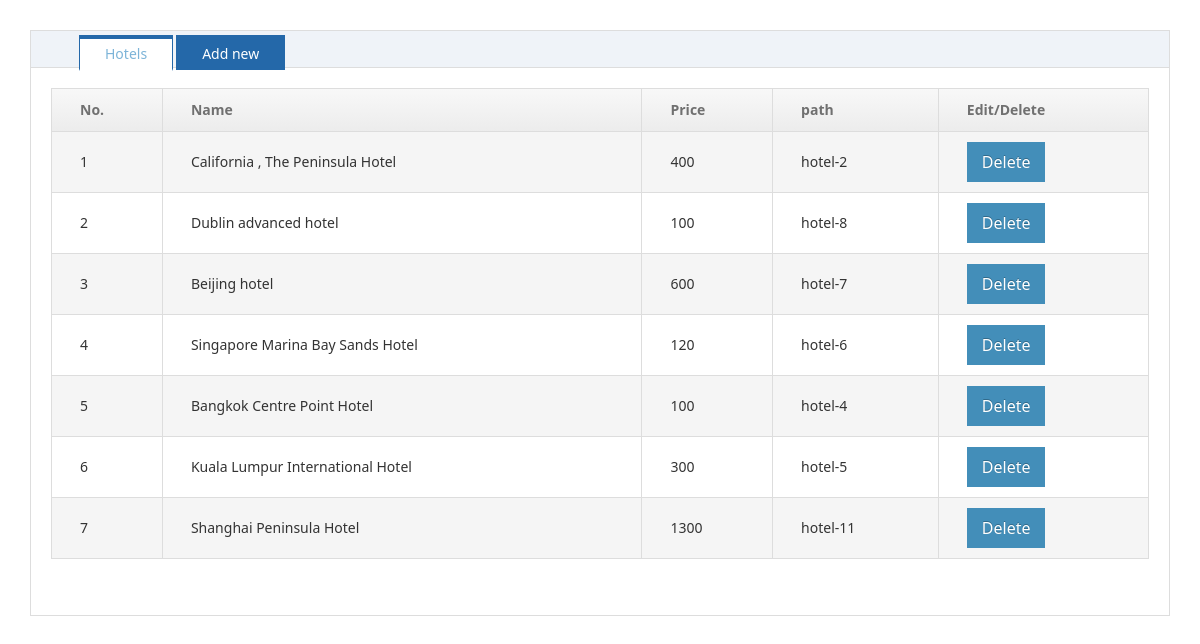
/inbound, run on the app's committed database.
### models.py (models this page shows)
class Hotel(db.Model):
    __tablename__ = 'hotel'
    id = db.Column(db.Integer, primary_key=True, autoincrement=True)
    name = db.Column(db.String(100), nullable=False)
    content = db.Column(db.Text, nullable=False)
    path = db.Column(db.String(100), nullable=False)
    price = db.Column(db.String(100), nullable=False)

### app.py (the view)
@app.route('/inbound')
def inbound():
    context = {
        'hotels': Hotel.query.order_by('id').all()
    }
    return render_template("inbound.html", **context)

### templates/inbound.html (shortened to what this page needs)
<!DOCTYPE html>
<html>
	<head>
		<link rel="stylesheet" />
		<link rel="stylesheet" href="css/Site.css" />
		<link rel="stylesheet" href="css/zy.all.css" />
		<link rel="stylesheet" href="css/font-awesome.min.css" />
		<link rel="stylesheet" href="css/amazeui.min.css" />
		<link rel="stylesheet" href="css/admin.css" />
         <link type="text/css" rel="stylesheet" href="{{ url_for('static',filename='css/Site.css') }}">
      <link type="text/css" rel="stylesheet" href="{{ url_for('static',filename='css/zy.all.css') }}">
	  <link type="text/css" rel="stylesheet" href="{{ url_for('static',filename='css/font-awesome.min.css') }}">
        <link type="text/css" rel="stylesheet" href="{{ url_for('static',filename='css/amazeui.min.css') }}">
         <link type="text/css" rel="stylesheet" href="{{ url_for('static',filename='css/admin.css') }}">
	</head>
	<body>
		<div class="dvcontent">
			<div>
				<div class="tabs" style="margin: 30px;">
					<div class="hd">
						<ul>
							<li class="on" style="box-sizing: initial;-webkit-box-sizing: initial;">Hotels</li>
							 <li class="" style="box-sizing: initial;-webkit-box-sizing: initial;">Add new</li>
						</ul>
					</div>
					<div class="bd">
						<ul style="display: block;padding: 20px;">
							<li>
								<div id="dv1">
									<table class="table" id="tbRecord">
										<thead>
											<tr>
												<th>No.</th>
												<th>Name</th>
												<th>Price</th>
												<th>path</th>
												<th>Edit/Delete</th>
											</tr>
										</thead>
										<tbody>
											 {% for hotel in hotels %}
											<tr>
												<td>{{ hotel.id }}</td>
												<td>{{ hotel.name }}</td>
												<td>{{ hotel.price }}</td>
												<td>{{ hotel.path }}</td>
												<td class="text-right">
                            <form  method="post" action="{{ url_for('hotel_delete',id= hotel.id) }}">
                                <input name="delete" type="submit" value="Delete" onclick="return confirm('确认删除此部门？')" class="btn btn-simple btn-danger btn-icon remove">
                            </form>
                            </td>
											</tr>
										{% endfor %}
										</tbody>
									</table>
								</div>
							</li>
						</ul>
					</div>
				</div>
			</div>
		</div>
	</body>
</html>

### static/css/admin.css (style rules this page uses)
html, body { height: 100%; overflow: hidden; }
ul { margin-top: 0; }

### static/css/zy.form.css (style rules this page uses)
input[type="button"],input[type="submit"],.confirmbtnok ,.alertbtnok { background-color:#438EB9;border-color:#438EB9;color: #fff; border-width:5px; border-style:solid; display: inline-block; text-shadow: 0px -1px 0px rgba(0, 0, 0, 0.25) !important; background-image: none !important; border-radius: 0px; box-shadow: none !important; transition: all 0.15s ease 0s; cursor: pointer; vertical-align: middle; margin: 0px; min-width:52px; padding:4px 10px; position: relative; font-size: 16px; text-align: center; white-space: nowrap; -moz-user-select: none; text-transform: none; font-family: inherit; outline:0px; }

### static/css/zy.layout.css (style rules this page uses)
body { font-family:'Courier New'; }

### static/css/zy.table.css (style rules this page uses)
.table thead tr { color: #707070; font-weight: normal; background: linear-gradient(to bottom, #F8F8F8 0px, #ECECEC 100%) repeat-x scroll 0% 0% #F2F2F2; }
.table thead tr th { border: 1px solid #DDD; text-align:left; text-indent:20px; padding:10px 8px;font-size: 14px; color:#707070; font-weight: 700; }
.table tbody tr td { border: 1px solid #DDD;text-indent:20px;text-align:left;padding:10px 8px;font-size: 14px; }
.table tbody tr:nth-child(2n+1) { background-color:#F5F5F5; }

### static/css/zy.tabs.css (style rules this page uses)
.tabs { border: 1px solid #ddd; text-align: left; margin: 30px; }
.tabs > .hd { height: 37px; line-height: 30px; background: #EFF3F8; padding: 0px 20px; border-bottom: 1px solid #ddd; position: relative; }
.tabs > .hd > ul { float: left; position: absolute; left: 20px; top: -1px; height: 28px; font-size: 14px; }
.tabs > .hd > ul > li { float: left; padding: 0 25px; cursor: pointer; background: #2468a9; margin-right: 3px; margin-top: 5px; color: white; border: 1px solid #2468a9; border-top: 4px solid #2468a9; }
.tabs > .hd > ul > li.on { height: 30px; background: #fff; border-bottom: 2px solid #fff; color: #7DB4D8; }

### data on the page
Hotel: id "1", name "California , The Peninsula Hotel", price "400", path "hotel-2"
Hotel: id "2", name "Dublin advanced hotel", price "100", path "hotel-8"
Hotel: id "3", name "Beijing hotel", price "600", path "hotel-7"
Hotel: id "4", name "Singapore Marina Bay Sands Hotel", price "120", path "hotel-6"
Hotel: id "5", name "Bangkok Centre Point Hotel", price "100", path "hotel-4"
Hotel: id "6", name "Kuala Lumpur International Hotel", price "300", path "hotel-5"
Hotel: id "7", name "Shanghai Peninsula Hotel", price "1300", path "hotel-11"
